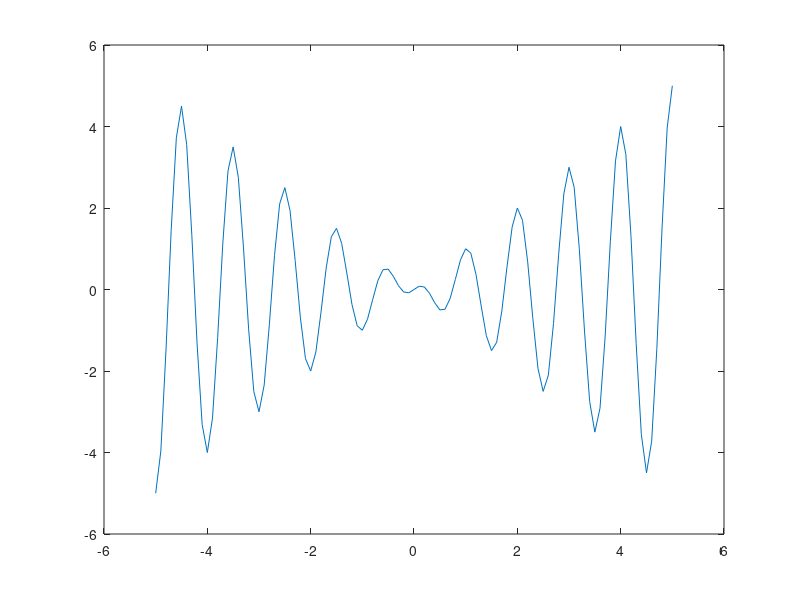

Source code (MATLAB):
% Program to understand the use of script file 

t=-5:0.1:5; 
f=t.*cos(2*pi*t); 
plot(t,f) 

%{
----------------------------------------------------------
| Feature         | Functions                      | Scripts                      |
----------------------------------------------------------
| Input/Output   | Accept input & return output   | No direct input/output       |
----------------------------------------------------------
| Workspace      | Separate (local variables)     | Base workspace (global vars) |
----------------------------------------------------------
| File Name      | Must match function name       | Can have any name            |
----------------------------------------------------------
| Reusability    | Reusable with different inputs | Runs sequentially once       |
----------------------------------------------------------
| Use Case       | Modular, reusable code         | Quick execution, setup       |
----------------------------------------------------------
%}





